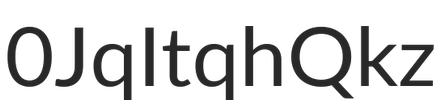
#> input picture font_patch/Lato/0JqItqhQkz_452.jpg, 441 x 105 px
$ jupyter execute --allow-errors 'Font_Rec(DeepFont).ipynb'   (shell and % lines are left out)   (older library calls are emulated)
#> lines starting #> are read from the running program, lines starting #| are printed output that depends on the picture
[cell 1]
from matplotlib.pyplot import imshow
import matplotlib.cm as cm
import matplotlib.pylab as plt
from keras.preprocessing.image import ImageDataGenerator
import numpy as np
import PIL
from PIL import ImageFilter
import cv2
import itertools
import random
import keras
import imutils
from imutils import paths
import os
from keras import optimizers
from keras.preprocessing.image import img_to_array
from sklearn.model_selection import train_test_split
from keras.utils import to_categorical
from keras import callbacks
from keras.models import Sequential
from keras.layers.normalization import BatchNormalization
from keras.layers import Dense, Dropout, Flatten
from keras.layers import Conv2D, MaxPooling2D , UpSampling2D ,Conv2DTranspose
from keras import backend as K

[cell 2]
def pil_image(img_path):
    pil_im =PIL.Image.open(img_path).convert('L')
    pil_im=pil_im.resize((105,105))
    #imshow(np.asarray(pil_im))
    return pil_im

# Augumentation Steps
1) Noise
2) Blur
3) Perpective Rotation
4) Shading
5) Variable Character Spacing
6) Variable Aspect Ratio

[cell 3]
# [11 lines left out: function noise_image, not called in this run]

[cell 4]
# [6 lines left out: function blur_image, not called in this run]

[cell 5]
# [15 lines left out: function affine_rotation, not called in this run]

[cell 6]
# [5 lines left out: function gradient_fill, not called in this run]

## Preparing Dataset

[cell 7]
data_path = "font_patch/"
data=[]
labels=[]
imagePaths = sorted(list(paths.list_images(data_path)))
random.seed(42)
random.shuffle(imagePaths)

[cell 8]
def conv_label(label):
    if label == 'Lato':
        return 0
    elif label == 'Raleway':
        return 1
    elif label == 'Roboto':
        return 2
    elif label == 'Sansation':
        return 3
    elif label == 'Walkway':
        return 4

[cell 9]
augument=["blur","noise","affine","gradient"]
a=itertools.combinations(augument, 4)

for i in list(a):
    print(list(i))

[cell 10]
counter=0
#> (the rest of this cell did not finish here and is left out)

    pil_img = pil_image(imagePath)
#> in pil_image, `pil_im=pil_im.resize((105,105))`:
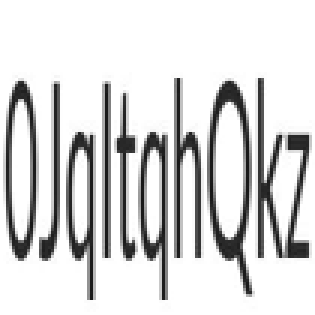
#> pil_im: PIL image 105x105 L (shown 3 times larger); min 21, max 255, mean 215.8
    #imshow(pil_img)

    # Adding original image
    org_img = img_to_array(pil_img)
    #print(org_img.shape)
    data.append(org_img)
    labels.append(label)

    augument=["noise","blur","affine","gradient"]
    for l in range(0,len(augument)):

        a=itertools.combinations(augument, l+1)

        for i in list(a):
            combinations=list(i)
            print(len(combinations))
            temp_img = pil_img
            for j in combinations:

                if j == 'noise':
                    # Adding Noise image
                    temp_img = noise_image(temp_img)

                elif j == 'blur':
                    # Adding Blur image
                    temp_img = blur_image(temp_img)
                    #imshow(blur_img)


                elif j == 'affine':
                    open_cv_affine = np.array(pil_img)
                    # Adding affine rotation image
                    temp_img = affine_rotation(open_cv_affine)

                elif j == 'gradient':
                    open_cv_gradient = np.array(pil_img)
                    # Adding gradient image
                    temp_img = gradient_fill(open_cv_gradient)

            temp_img = img_to_array(temp_img)
            data.append(temp_img)
            labels.append(label)

[cell 11]
data = np.asarray(data, dtype="float") / 255.0
labels = np.array(labels)
print("Success")
# partition the data into training and testing splits using 75% of
# the data for training and the remaining 25% for testing
#> (the rest of this cell did not finish here and is left out)

#> (a cell that did not finish here is left out)

#> (a cell that did not finish here is left out)

[cell 14]
K.set_image_dim_ordering('tf')
#> (this line was passed over: keras is not available in this run)

#> (a cell that did not finish here is left out)

[cell 16]
batch_size = 128
epochs = 50
#> (the rest of this cell did not finish here and is left out)

#> (a cell that did not finish here is left out)

#> (a cell that did not finish here is left out)

#> (a cell that did not finish here is left out)

[cell 20]
from keras.models import load_model
#> (the rest of this cell did not finish here and is left out)

#> (a cell that did not finish here is left out)

[cell 22]
img_path="sample.jpg"
pil_im =PIL.Image.open(img_path).convert('L')
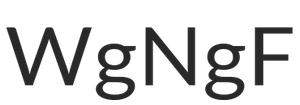
#> input picture sample/sample.jpg, 300 x 105 px, found by its file name
#> pil_im: PIL image 300x105 L
#> (the rest of this cell did not finish here and is left out)
